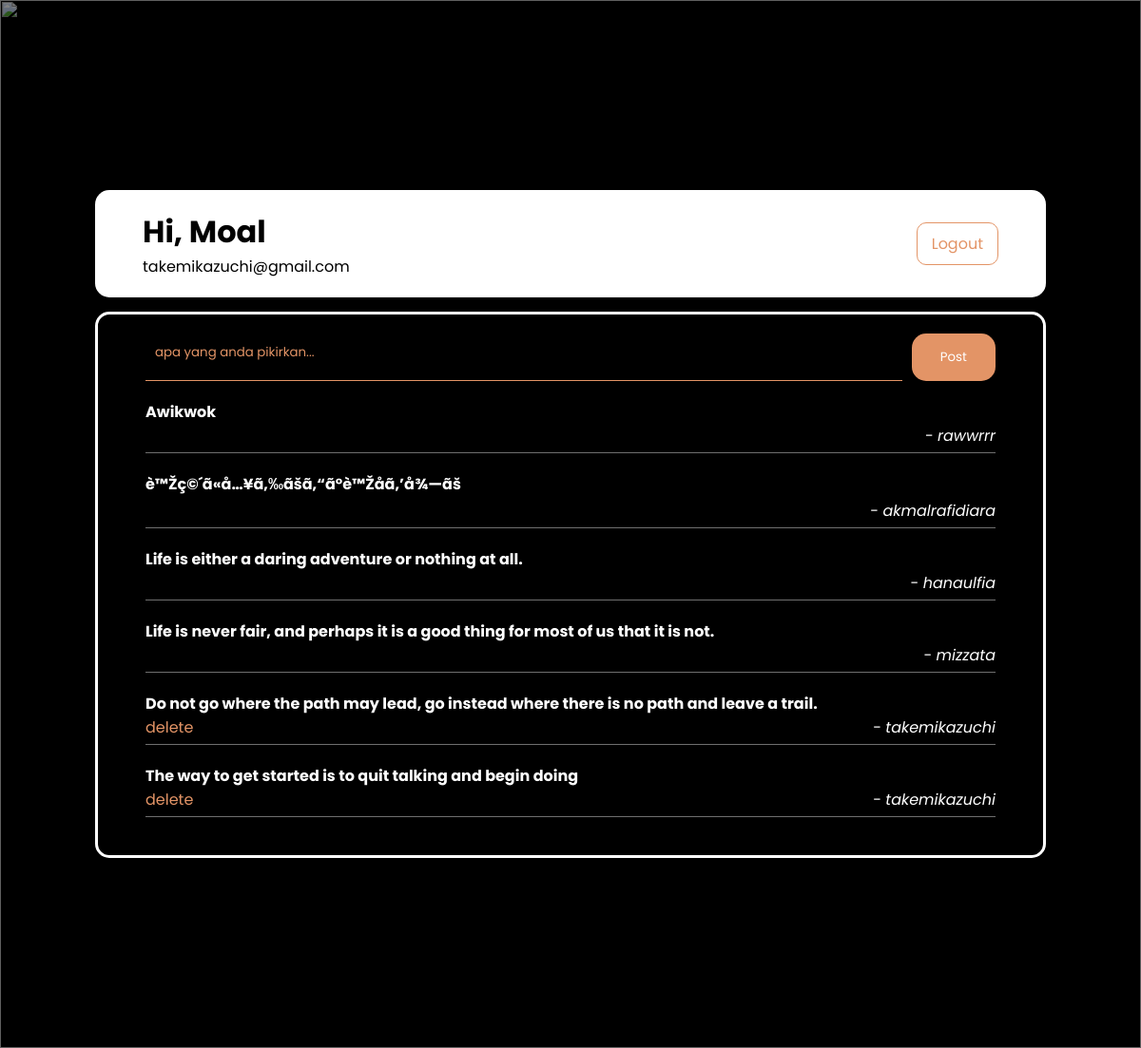
The app's page / (signed in) with its own data.
### tables this page shows
CREATE TABLE `message` (
  `id` int(11) NOT NULL,
  `user_id` int(11) NOT NULL,
  `message` text NOT NULL,
  `created_at` timestamp NOT NULL DEFAULT CURRENT_TIMESTAMP
);

CREATE TABLE `user` (
  `id` int(11) NOT NULL,
  `username` varchar(100) NOT NULL,
  `email` varchar(100) NOT NULL,
  `password` varchar(255) NOT NULL,
  `f_name` varchar(100) NOT NULL,
  `l_name` varchar(100) NOT NULL,
  `birth_of_date` date NOT NULL,
  `gender` varchar(100) NOT NULL,
  `create_at` datetime DEFAULT CURRENT_TIMESTAMP
);

### index.php (the view, shortened to what this page needs)
<?php
require_once 'connection.php';
$sql = "SELECT message.id, user_id, message, username  FROM `message` INNER JOIN `user` ON message.user_id=user.id ORDER BY message.id DESC";
$query = $conn->prepare($sql);
if ($query->execute()) {
  while ($row = $query->fetch()) {
    $cuitan[] = [
      'id' => $row['id'],
      'user_id' => $row['user_id'],
      'message' => $row['message'],
      'username' => $row['username']
    ];
  }
}
?>
<!DOCTYPE html>
<html lang="en">
<head>
  <link rel="stylesheet" href="asset/css/style.css">
</head>
<body>
  <div class="background">
    <img src="asset/img/background.jpg" alt="">
    <div class="index">
      <div class="index-header">
        <div>
          <h1>Hi, <?= $_SESSION['name'] ?></h1>
          <p><?= $_SESSION['email'] ?></p>
        </div>
        <div>
          <a href="logout.php">Logout</a>
        </div>
      </div>
      <div class="index-body">
        <form action="addCuit.php" method="POST" class="cuit">
          <textarea name="cuit" placeholder="apa yang anda pikirkan..." class="textcuit" required></textarea>
          <button name="submit">Post</button>
        </form>
        <div class="cuit-list">
          <?php foreach ($cuitan as $cuit) : ?>
          <div class="cuit-item">
            <h4><?= $cuit['message'] ?></h4>
            <div class="action">
              <?php if ($cuit['user_id'] == $_SESSION['id']) : ?>
              <a href="msg_delete.php?id=<?= $cuit['id'] ?>" class="msg-delete"
                onclick="return confirm('Delete this item?')">delete</a>
              <?php else : ?>
              <p></p>
              <?php endif ?>
              <p>- <i><?= $cuit['username'] ?></i></p>
            </div>
          </div>
          <?php endforeach ?>
        </div>
      </div>
    </div>
  </div>
</body>
</html>

### asset/css/style.css (style rules this page uses)
* { margin: 0; padding: 0; box-sizing: border-box; font-family: 'Poppins', sans-serif; text-decoration: none; }
body { background-color: #000; }
.background img { width: 100%; height: 100vmin; object-fit: cover; opacity: 0.5; position: absolute; left: 0; top: 0; z-index: -1; }
.background { height: 100vmin; overflow-y: scroll; }
.index { width: 100%; max-width: 1000px; margin: 200px auto; }
.index-header { display: flex; justify-content: space-between; align-items: center; background-color: #fff; padding: 20px 50px; border-radius: 15px; }
.index-header a { color: #e39466; border: 1px solid #e39466; border-radius: 10px; padding: 10px 15px; transition: 0.4s; }
.index-body { border: 3px solid #fff; padding: 20px 50px; border-radius: 15px; color: #fff; margin-top: 15px; }
.cuit { display: flex; justify-content: space-between; gap: 10px; }
.textcuit { width: 90%; height: 50px; padding: 10px; background: none; border: none; outline: none; border-bottom: 1px solid #e39466; color: #fff; resize: none; }
.textcuit::placeholder { color: #e39466; }
.cuit button { width: 10%; background: #e39466; color: #fff; border-radius: 15px; border: none; cursor: pointer; }
.cuit-list { margin-top: 20px; }
.cuit-item { margin-bottom: 20px; border-bottom: 1px solid rgba(255, 255, 255, 0.434); padding-bottom: 5px; }
.cuit-item p { text-align: right; align-items: right; }
.action { display: flex; justify-content: space-between; }
.msg-delete { color: #e39466; }

### records on screen
message: message "Awikwok", user.username "rawwrrr"
message: message "è™Žç©´ã«å…¥ã‚‰ãšã‚“ã°è™Žå­ã‚’å¾—ãš", user.username "akmalrafidiara"
message: message "Life is either a daring adventure or nothing at all.", user.username "hanaulfia"
message: message "Life is never fair, and perhaps it is a good thing for most of us that it is not.", user.username "mizzata"
message: message "Do not go where the path may lead, go instead where there is no path and leave a trail.", user.username "takemikazuchi"
message: message "The way to get started is to quit talking and begin doing", user.username "takemikazuchi"

### other values on screen
$_SESSION['name'] "Moal"
$_SESSION['email'] "takemikazuchi@gmail.com"
